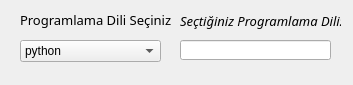
<?xml version="1.0" encoding="UTF-8"?>
<ui version="4.0">
 <class>Form</class>
 <widget class="QWidget" name="Form">
  <property name="geometry">
   <rect>
    <x>0</x>
    <y>0</y>
    <width>353</width>
    <height>85</height>
   </rect>
  </property>
  <property name="windowTitle">
   <string>Combo box kullanımı</string>
  </property>
  <widget class="QComboBox" name="cmb_programlama_dili">
   <property name="geometry">
    <rect>
     <x>20</x>
     <y>40</y>
     <width>141</width>
     <height>22</height>
    </rect>
   </property>
   <item>
    <property name="text">
     <string>python</string>
    </property>
   </item>
   <item>
    <property name="text">
     <string>c++</string>
    </property>
   </item>
  </widget>
  <widget class="QLineEdit" name="edt_sonuc">
   <property name="geometry">
    <rect>
     <x>180</x>
     <y>40</y>
     <width>151</width>
     <height>20</height>
    </rect>
   </property>
  </widget>
  <widget class="QLabel" name="label">
   <property name="geometry">
    <rect>
     <x>20</x>
     <y>10</y>
     <width>151</width>
     <height>20</height>
    </rect>
   </property>
   <property name="font">
    <font>
     <family>Forte</family>
     <pointsize>10</pointsize>
     <italic>false</italic>
    </font>
   </property>
   <property name="text">
    <string>Programlama Dili Seçiniz</string>
   </property>
  </widget>
  <widget class="QLabel" name="label_2">
   <property name="geometry">
    <rect>
     <x>180</x>
     <y>10</y>
     <width>161</width>
     <height>21</height>
    </rect>
   </property>
   <property name="font">
    <font>
     <family>Book Antiqua</family>
     <pointsize>10</pointsize>
     <italic>true</italic>
    </font>
   </property>
   <property name="text">
    <string>Seçtiğiniz Programlama Dili:</string>
   </property>
  </widget>
 </widget>
 <resources/>
 <connections/>
</ui>
